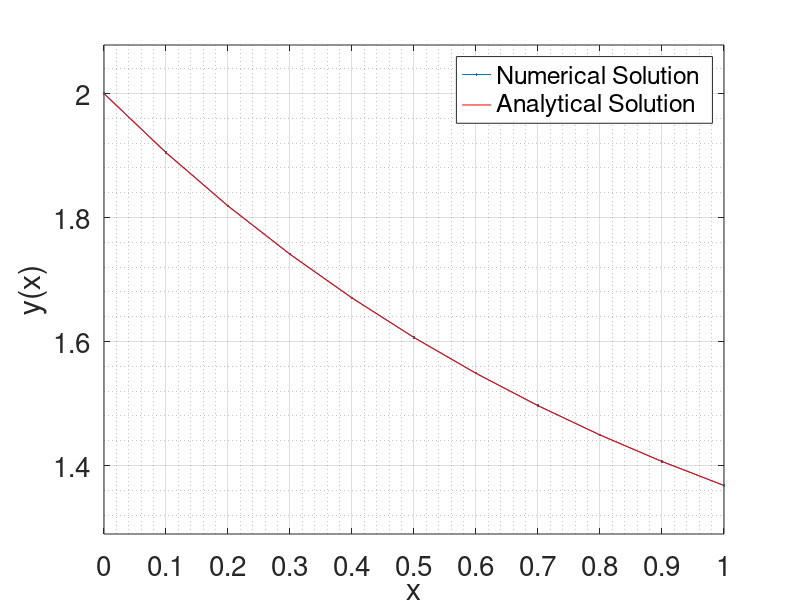

Reproduce this figure in MATLAB.
% Program_10b.m: RK4 Method for an IVP.
% Chapter 10 - Numerical Methods for ODEs and PDEs.
% Copyright Springer 2025. Stephen Lynch.
f=@(x,y) 1-y;
h=0.1;y0=2;xmax=1;
x=0:h:xmax;steps=1/h;
y=zeros(1,steps+1);
y(1)=y0;
for n=1:steps
    k1=h*f(x(n),y(n));
    k2=h*f(x(n)+h/2,y(n)+k1/2);
    k3=h*f(x(n)+h/2,y(n)+k2/2);
    k4=h*f(x(n)+h,y(n)+k3);
    k=(k1+2*k2+2*k3+k4)/6;
    y(n+1)=y(n)+k;
end
ysol=exp(-x)+1;
plot(x,y,'.-',x,ysol,'r');
grid on;grid minor;
axis equal;axis tight;
legend('Numerical Solution','Analytical Solution')
set(gca,'FontSize',20);
xticks(0:.1:1)
xlabel('x');
ylabel('y(x)');
% End Program_10b.
